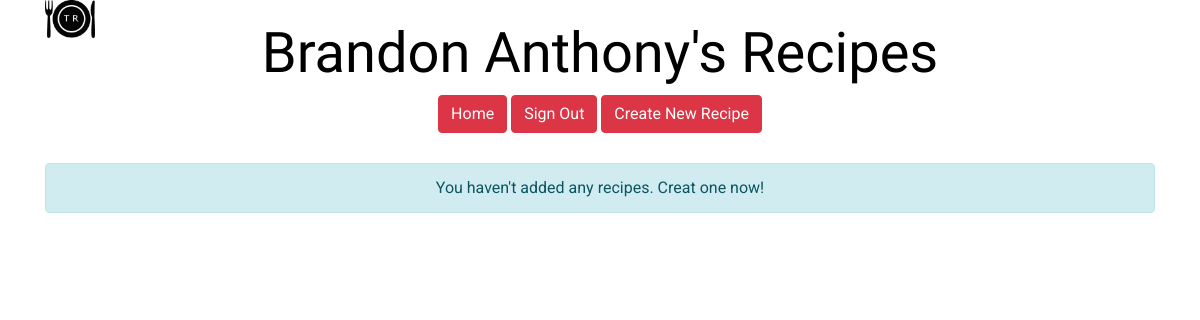
/my_recipes.php (signed in), run on an earlier commit of the app's database.
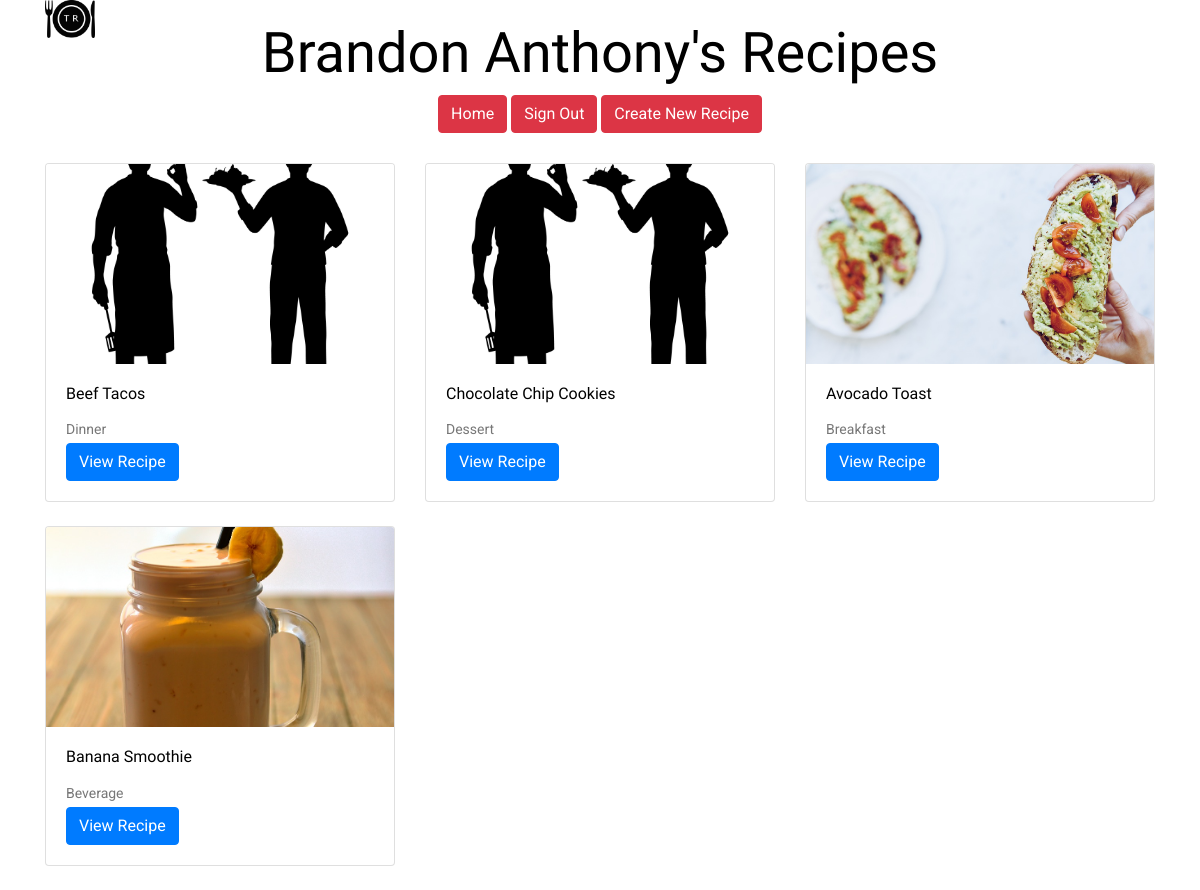
And on a later commit of the database.
### tables this page shows
CREATE TABLE `recipes` (
  `recipe_ID` int(255) UNSIGNED NOT NULL,
  `user_ID` int(255) UNSIGNED NOT NULL,
  `title` varchar(32) NOT NULL,
  `image` varchar(1000) NOT NULL,
  `ingredients` varchar(700) NOT NULL,
  `instructions` varchar(700) NOT NULL,
  `cooking_time` varchar(12) NOT NULL,
  `category` varchar(32) DEFAULT NULL
);

### my_recipes.php (the view, shortened to what this page needs)
<?php
require_once('auth/db.php');
$user_id = $_SESSION['user_ID'];
$greetingMessage = '';
try {
    $stmt = $db->prepare("SELECT firstname, lastname FROM users WHERE user_ID = :user_id");
    $stmt->execute([':user_id' => $user_id]);
    $user = $stmt->fetch(PDO::FETCH_ASSOC);
    if ($user) {
        $greetingMessage = htmlspecialchars($user['firstname'] . ' ' . $user['lastname']);
    }
    $stmt = $db->prepare("
        SELECT *
        FROM recipes
        WHERE user_ID = :user_id
    ");
    $stmt->execute([':user_id' => $user_id]);
    $recipes = $stmt->fetchAll();
} catch (PDOException $e) {
    echo "Error: " . htmlspecialchars($e->getMessage());
    exit();
}
?>
<!doctype html>
<html lang="en">
<head>
    <link rel="stylesheet" href="./css/bootstrap.min.css">
    <link rel="stylesheet" href="./css/style.css">
</head>
<body>
    <header>
        <div class="header-area">
            <div class="container d-flex align-items-center justify-content-between">
                <div class="logo">
                    <a href="index.php">
                        <img src="./img/logo.png" alt="Logo" class="header-logo">
                    </a>
                </div>
            </div>
        </div>
    </header>
    <div class="container">
        <div class="greeting-message">
            <h1 class="display-4"><?php echo $greetingMessage; ?>'s Recipes</h1>
        </div>
        <div class="btn-container">
            <a href="index.php" class="btn btn-danger">Home</a>
            <a href="auth/signout.php" class="btn btn-danger">Sign Out</a>
            <a href="recipe/create.php" class="btn btn-danger">Create New Recipe</a>
        </div>
        <?php if (empty($recipes)): ?>
            <div class="alert alert-info text-center" role="alert">
                You haven't added any recipes. Creat one now!
            </div>
        <?php else: ?>
            <div class="row">
                <?php foreach ($recipes as $recipe): ?>
                    <div class="col-md-4">
                        <div class="card mb-4">
                            <img class="card-img-top" src="./img/<?php echo !empty($recipe['image']) && file_exists('./img/' . $recipe['image']) ? $recipe['image'] : 'placeholder.png'; ?>" alt="<?php echo htmlspecialchars($recipe['title']); ?>">
                            <div class="card-body">
                                <h5 class="card-title"><?php echo htmlspecialchars($recipe['title']); ?></h5>
                                <p class="card-text"><?php echo htmlspecialchars($recipe['category']); ?></p>
                                <a href="recipe/detail.php?id=<?php echo $recipe['recipe_ID']; ?>" class="btn btn-primary">View Recipe</a>
                            </div>
                        </div>
                    </div>
                <?php endforeach; ?>
            </div>
        <?php endif; ?>
    </div>
</body>
</html>

What changed in the data, as far as the page shows it:
now on this page (row edited): recipes: title "Beef Tacos", category "Dinner"
now on this page (row edited): recipes: title "Chocolate Chip Cookies", category "Dessert"
now on this page (row edited): recipes: image (picture), title "Avocado Toast", category "Breakfast"
now on this page (row edited): recipes: image (picture), title "Banana Smoothie", category "Beverage"
Also different on the page:
text no longer shown: "You haven't added any recipes. Creat one now!"
